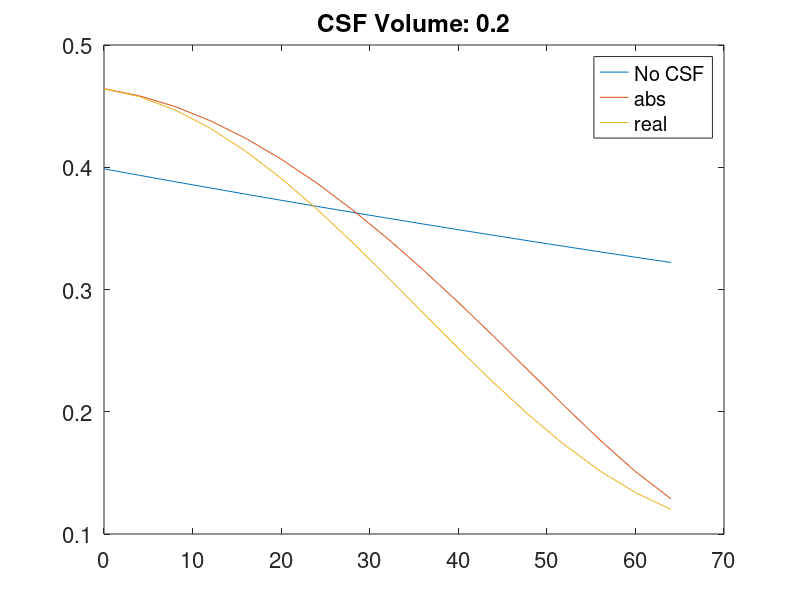

This chart was generated by the following MATLAB code:
clear;

pve =0.2;

te=80e-3;
tau=(0:4:64)./1000;
t2gm=87e-3;
t2csf=250e-3;
t2p=300e-3;

figure('WindowStyle','docked');
plot(tau.*1000,exp(-te/t2gm).*exp(-tau./t2p));
hold on;
plot(tau.*1000,abs(pve.*exp(-te./t2csf).*exp(-2.*pi.*i.*7.*tau)+(1-pve).*exp(-te/t2gm).*exp(-tau./t2p)));
plot(tau.*1000,real(pve.*exp(-te./t2csf).*exp(-2.*pi.*i.*7.*tau)+(1-pve).*exp(-te/t2gm).*exp(-tau./t2p)));
legend('No CSF','abs','real');
title(['CSF Volume: ',num2str(pve)]);
set(gca,'FontSize',16);